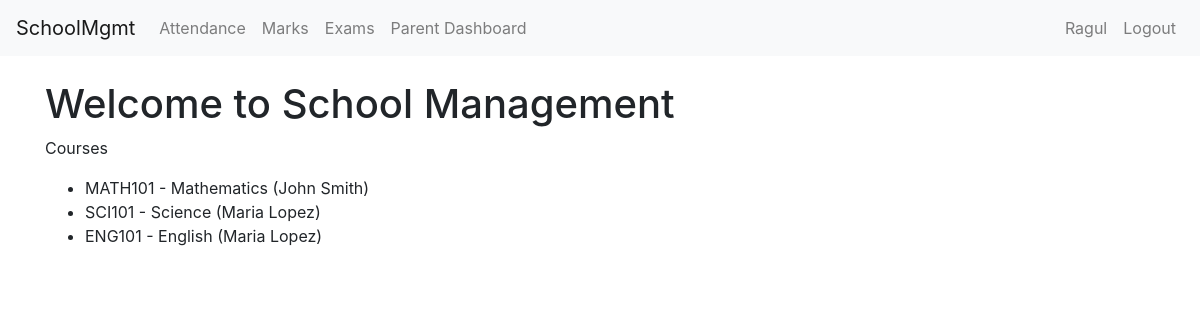
The app's page / (signed in) with its own data.
### core/models.py (models this page shows, shortened)
class Course(models.Model):
    code = models.CharField(max_length=20, unique=True)
    name = models.CharField(max_length=200)
    teacher = models.ForeignKey(Teacher, on_delete=models.SET_NULL, null=True, blank=True, related_name="courses")

class Teacher(models.Model):
    user = models.OneToOneField(User, on_delete=models.CASCADE, related_name="teacher_profile")
    phone = models.CharField(max_length=20, blank=True)
    def __str__(self):
        return self.user.get_full_name() or self.user.username

### core/views.py (the view)
# urls.py: path("", views.index, name="index"),
def index(request):
    courses = Course.objects.all()[:10]
    return render(request, "core/index.html", {"courses": courses})

### core/templates/core/index.html
{% extends "core/base.html" %}
{% block content %}
<h1>Welcome to School Management</h1>
<p>Courses</p>
<ul>
  {% for c in courses %}
    <li>{{ c.code }} - {{ c.name }} ({{ c.teacher }})</li>
  {% empty %}
    <li>No courses yet. Use admin to add.</li>
  {% endfor %}
</ul>
{% endblock %}

### core/templates/core/base.html (shortened to what this page needs)
<!DOCTYPE html>
<html>
  <head>
    <link
      href="https://cdn.jsdelivr.net/npm/bootstrap@4.6.2/dist/css/bootstrap.min.css"
      rel="stylesheet"
    />
    {% load static %}
  </head>
  <body>
    <nav class="navbar navbar-expand-lg navbar-light bg-light">
      <a class="navbar-brand" href="{% url 'core:index' %}">SchoolMgmt</a>
      <div class="collapse navbar-collapse">
        <ul class="navbar-nav mr-auto">
          {% if user.is_authenticated %}
          <li class="nav-item">
            <a class="nav-link" href="{% url 'core:attendance_entry' %}"
              >Attendance</a
            >
          </li>
          <li class="nav-item">
            <a class="nav-link" href="{% url 'core:marks_entry' %}">Marks</a>
          </li>
          <li class="nav-item">
            <a class="nav-link" href="{% url 'core:exam_create' %}">Exams</a>
          </li>
          <li class="nav-item">
            <a class="nav-link" href="{% url 'core:parent_dashboard' %}"
              >Parent Dashboard</a
            >
          </li>
          {% endif %}
        </ul>
        <ul class="navbar-nav">
          {% if user.is_authenticated %}
          <li class="nav-item">
            <a class="nav-link" href="#">{{ user.username }}</a>
          </li>
          <li class="nav-item">
            <form
              method="post"
              action="{% url 'logout' %}"
              style="display: inline"
            >
              <button
                type="submit"
                class="btn btn-link nav-link"
                style="padding: 10; border: none; background: none"
              >
                Logout
              </button>
            </form>
          </li>
          {% else %}
          <li class="nav-item">
            <a class="nav-link" href="{% url 'login' %}">Login</a>
          </li>
          {% endif %}
        </ul>
      </div>
    </nav>
    <div class="container mt-4">
       {% block content %}{% endblock %}
    </div>
  </body>
</html>

### records on screen
Course: code "MATH101", name "Mathematics", teacher "John Smith"
Course: code "SCI101", name "Science", teacher "Maria Lopez"
Course: code "ENG101", name "English", teacher "Maria Lopez"

### other values on screen
{{ user.username }} "Ragul"
